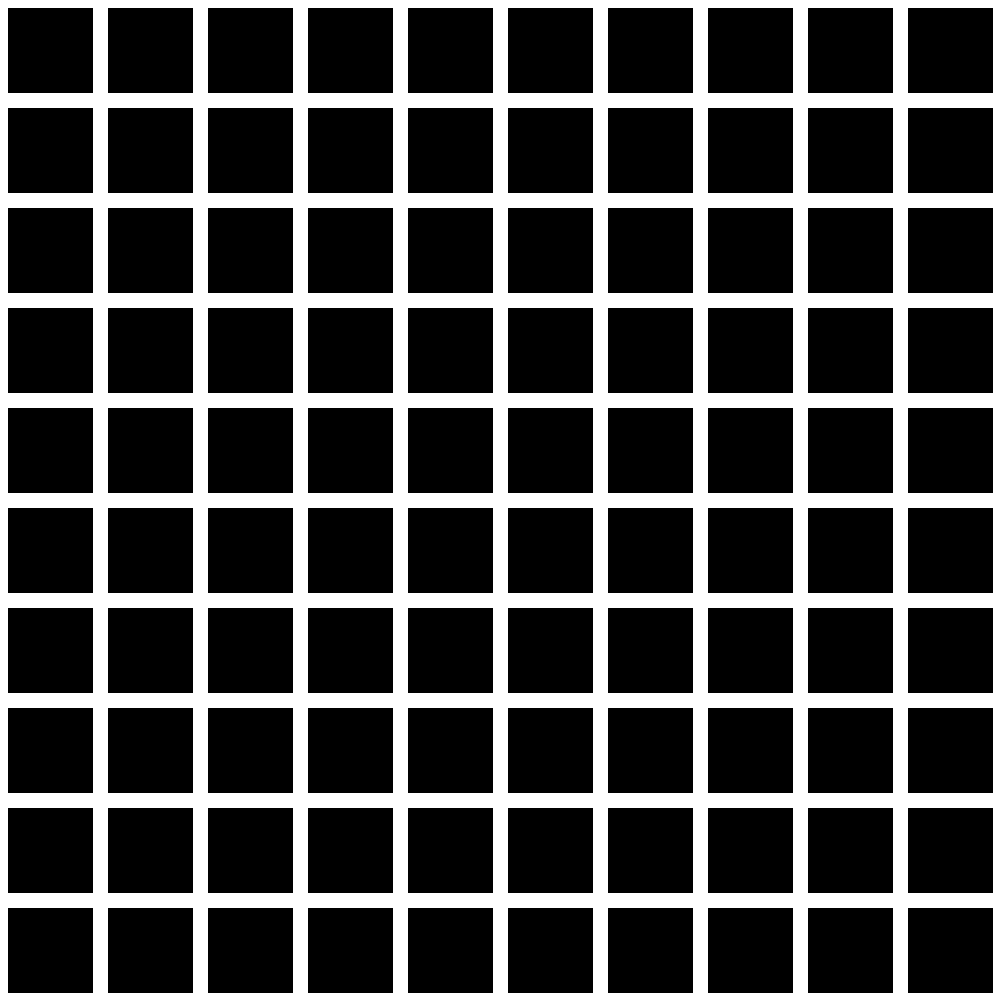
Frame 1 (no input)
Frame 60 (the mouse pressed at the canvas centre just before this capture): identical to frame 1, image omitted
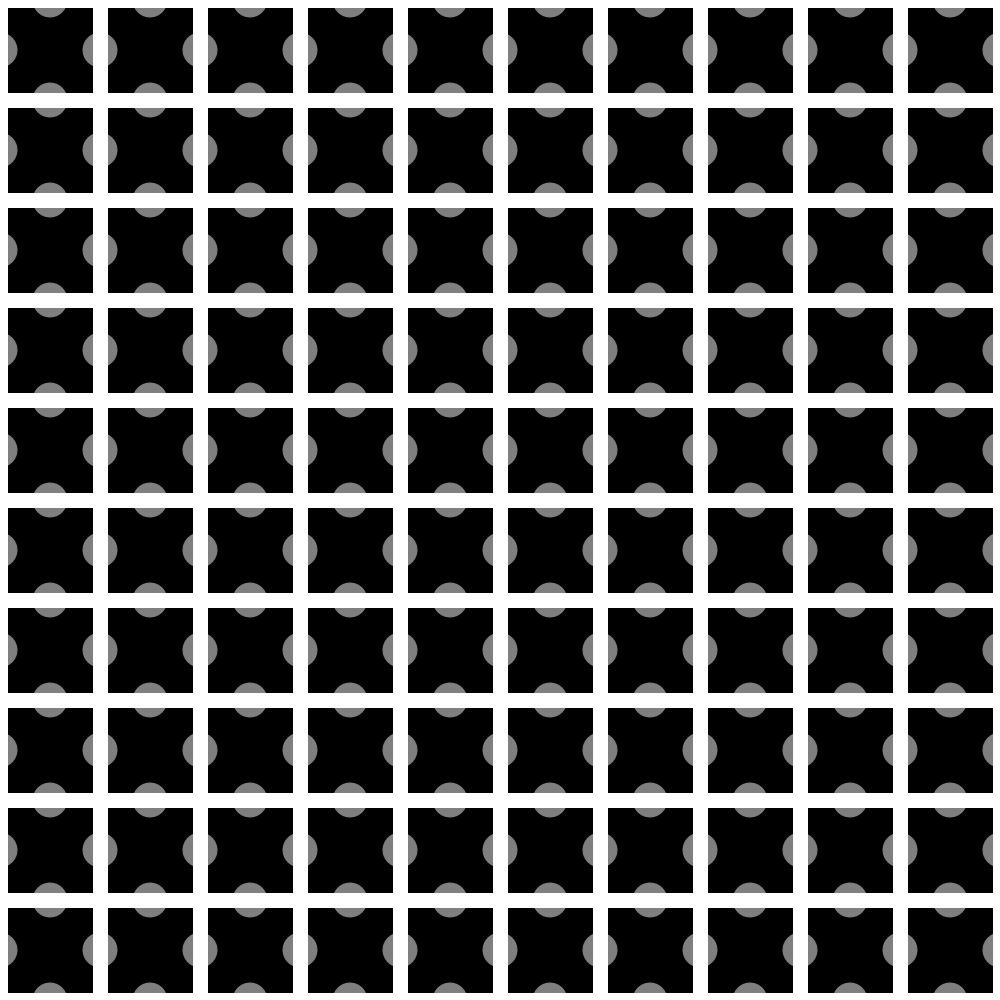
Frame 120 (the mouse held since frame 60 and released just before this capture)

The Processing sketch that drew these frames (run headless with seeded random() and noise(); from frame 60 on, the mouse is pressed at the canvas centre):

// Processing sketch: processing_130902
// ── processing_130902.pde

color linecolor = #FFFFFF;
int rad = 20;
int mode = 1;

void setup(){
  size(1000,1000);
}

void draw(){
  background(#000000);
  rad = int((mouseX/1000.)*70);
  for(int i=0;i<12;i=i+1){
    horizontalLine(i*100);
  }
  for(int i=0;i<12;i=i+1){
    verticalLine(i*100);
  }
}

void horizontalLine(float yPos){
  for(int i=0;i<12;i=i+1){
    noStroke();
    fill((mouseY/1000.)*255.);
    ellipse(i*100+50,yPos,rad,rad);
  }
  strokeWeight(15);
  stroke(#FFFFFF);
  line(0,yPos,1000,yPos);
}

void verticalLine(float xPos){
  for(int i=0;i<12;i=i+1){
    noStroke();
    fill((mouseY/1000.)*255.);
    ellipse(xPos,i*100+50,rad,rad);
  }
  strokeWeight(15);
  stroke(#FFFFFF);
  line(xPos,0,xPos,1000);
}

void mousePressed(){
  mode=mode+1;
  if(mode>2){
    mode=1;
  } 
}
  
